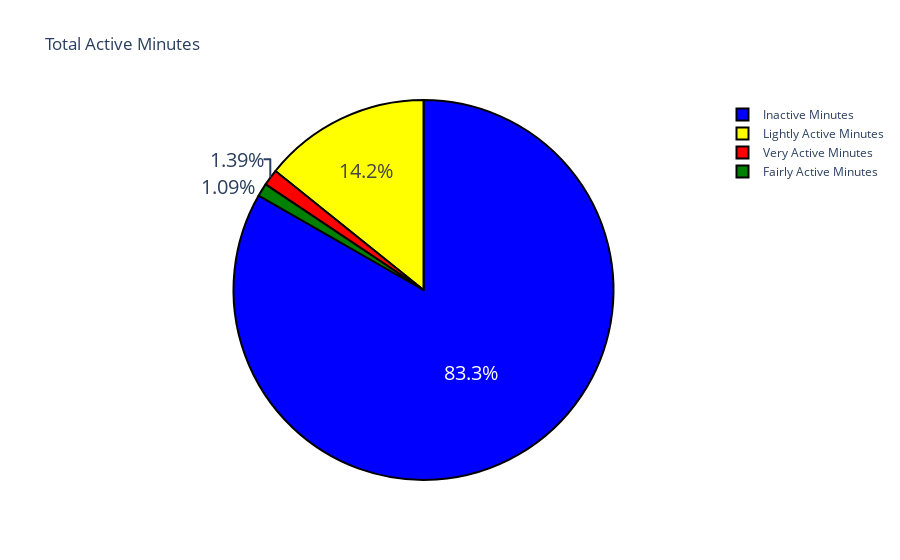

Source (notebook cell):
### Code cell
label = ["Very Active Minutes", "Fairly Active Minutes", 
         "Lightly Active Minutes", "Inactive Minutes"]
counts = data[["VeryActiveMinutes", "FairlyActiveMinutes", 
               "LightlyActiveMinutes", "SedentaryMinutes"]].mean()
colors = ['red','green', "yellow", "blue"]

fig = go.Figure(data=[go.Pie(labels=label, values=counts)])
fig.update_layout(title_text='Total Active Minutes')
fig.update_traces(textfont_size=20,
                  marker=dict(colors=colors, line=dict(color='black', width=2)))
fig.show()

### Figure 1 — Plotly figure (JSON) as saved in the notebook; plotly's stock layout.template omitted (floating-point values rounded to 4 significant figures)
{"data": [{"labels": ["Very Active Minutes", "Fairly Active Minutes", "Lightly Active Minutes", "Inactive Minutes"], "marker": {"colors": ["red", "green", "yellow", "blue"], "line": {"color": "black", "width": 2}}, "textfont": {"size": 20}, "type": "pie", "values": [16.62, 13.07, 170.1, 995.3]}], "layout": {"autosize": true, "title": {"text": "Total Active Minutes"}}}
